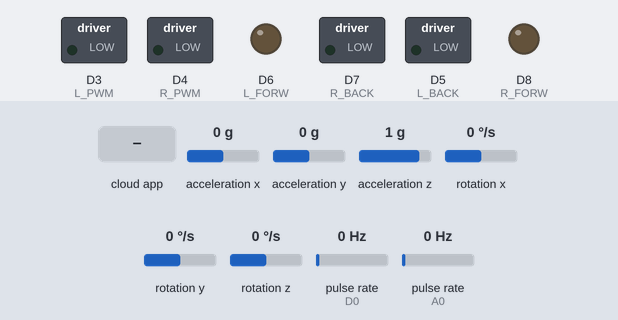
The sketch below on a simulated ESP8266 (NodeMCU). On the bench: switched loads named in the sketch (green lamp = pin HIGH), output pins drawn as LEDs (lit = HIGH). Wiring (inferred from the names in the program): 2 × pulse sensor: data D0 / data A0; MPU-6050 motion sensor at I2C address 0x68. The test bench sets the inputs (shaded band); at power-on: acceleration x 0 g, acceleration y 0 g, acceleration z 1 g, rotation x 0 °/s, rotation y 0 °/s, rotation z 0 °/s, pulse rate (sensors on D0, A0) 0 Hz. WiFi joins after 1.5 s; servers stay silent unless stated; the ROS host is connected and sends only what is stated; what the sketch prints to the serial monitor is not drawn.

Above: at 2.8 s.
2.9 s: the phone or cloud app sets linear.x to -100
At 3.5 s:
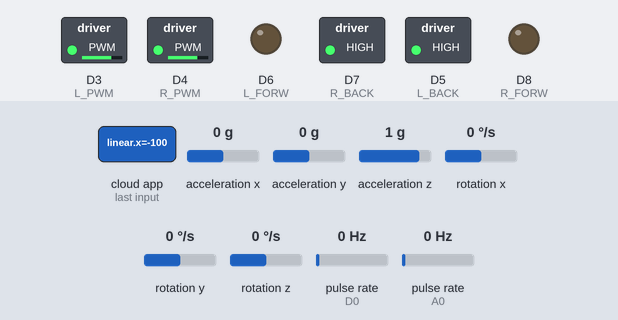
4.4 s: the phone or cloud app sets angular.z to -100
At 5.4 s:
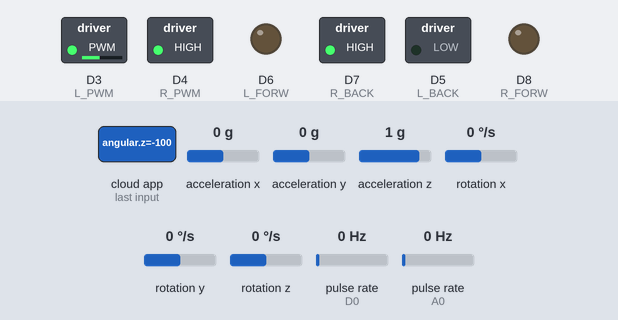
5.9 s: the phone or cloud app sets linear.x to 100
At 6.9 s:
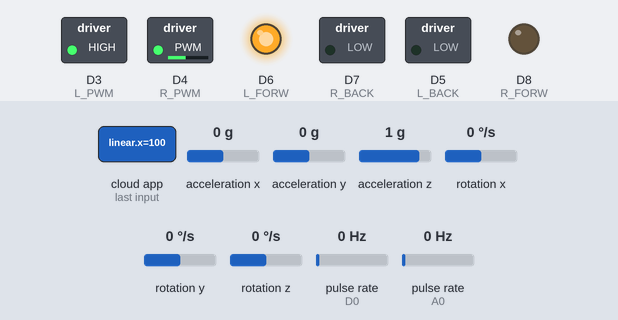
7.4 s: the phone or cloud app sets angular.z to 0
At 8.4 s:
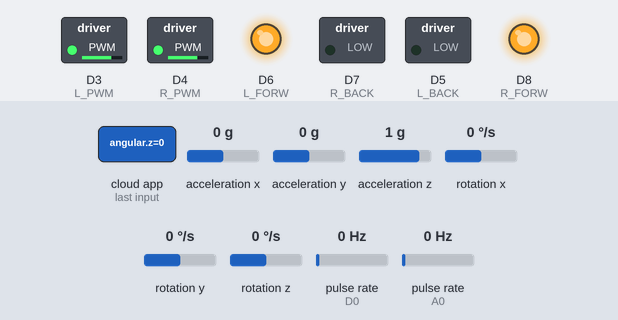
8.9 s: the phone or cloud app sets linear.x to 0
At 10.1 s:
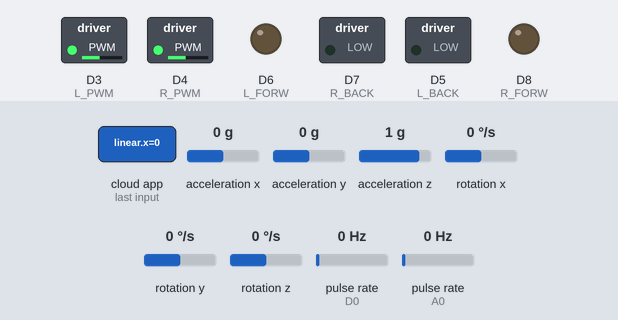
10.4 s: the phone or cloud app sets angular.z to 100
At 11.7 s:
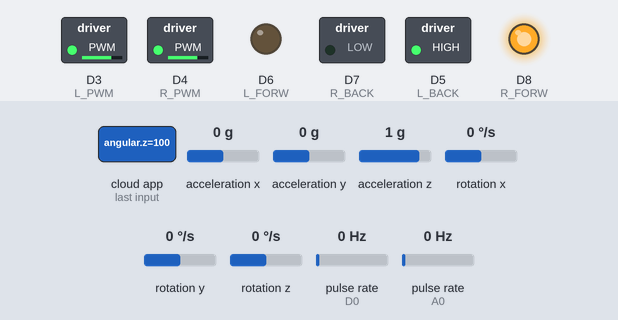
Timing chart, 0 to 12.9 s (numbered marks = the images above; inputs shaded):
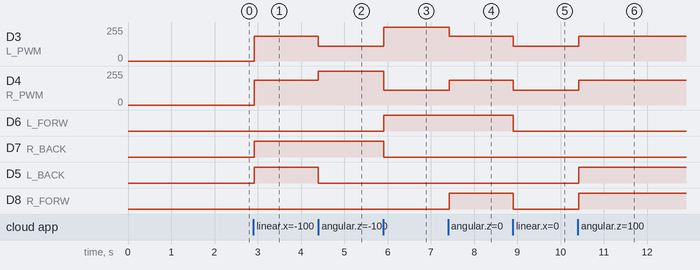

The sketch:

odom_imu_car.ino
```cpp
#include <math.h>
#include <ESP8266WiFi.h>
#include <ESP8266WiFiMulti.h>
#include <ros.h>
#include <Wire.h>
#include <std_msgs/Int16.h>
#include <sensor_msgs/Imu.h>
#include <geometry_msgs/Twist.h>

#define PWMRANGEs 1020
#define PWM_MIN 300

void setupPins();
void setupSerial();
void setupWiFi();
bool rosConnected();
void onTwist(const geometry_msgs::Twist &msg);
float mapPwm(float x, float out_min, float out_max);


const uint8_t R_PWM =  D4;
const uint8_t R_BACK = D7;
const uint8_t R_FORW = D8;
const uint8_t L_BACK = D5;
const uint8_t L_FORW = D6;
const uint8_t L_PWM =  D3;
int r_enc=D0;
int l_enc=A0;
int r_interruptCounter = 0;
int l_interruptCounter = 0;

const uint8_t scl = D1;
const uint8_t sda = D2;
const uint8_t MPU6050SlaveAddress = 0x68;
const uint16_t AccelScaleFactor = 16384;
const uint16_t GyroScaleFactor = 131;
const uint8_t MPU6050_REGISTER_SMPLRT_DIV   =  0x19;
const uint8_t MPU6050_REGISTER_USER_CTRL    =  0x6A;
const uint8_t MPU6050_REGISTER_PWR_MGMT_1   =  0x6B;
const uint8_t MPU6050_REGISTER_PWR_MGMT_2   =  0x6C;
const uint8_t MPU6050_REGISTER_CONFIG       =  0x1A;
const uint8_t MPU6050_REGISTER_GYRO_CONFIG  =  0x1B;
const uint8_t MPU6050_REGISTER_ACCEL_CONFIG =  0x1C;
const uint8_t MPU6050_REGISTER_FIFO_EN      =  0x23;
const uint8_t MPU6050_REGISTER_INT_ENABLE   =  0x38;
const uint8_t MPU6050_REGISTER_ACCEL_XOUT_H =  0x3B;
const uint8_t MPU6050_REGISTER_SIGNAL_PATH_RESET  = 0x68;

int16_t AccelX, AccelY, AccelZ, Temperature, GyroX, GyroY, GyroZ;


const char* ssid     = "LuqmanA_D";
const char* password = "qwertyuiop";

IPAddress server(192,168,43,225);
const uint16_t serverPort = 11411;

ros::NodeHandle node;
ros::Subscriber<geometry_msgs::Twist> sub("/cmd_vel", &onTwist);
std_msgs::Int16 lwheel_msg;
std_msgs::Int16 rwheel_msg;
ros::Publisher lwheel_pub("lwheel", &lwheel_msg);
ros::Publisher rwheel_pub("rwheel", &rwheel_msg);

sensor_msgs::Imu msg;
ros::Publisher IMU("IMU_data", &msg);


bool _connected = false;

void setup()
{

  setupPins();
  Serial.begin(115200);
  setupWiFi();
  Wire.begin(sda, scl);
  node.getHardware()->setConnection(server);
  node.initNode();
  node.subscribe(sub);
  node.advertise(IMU);
  node.advertise(lwheel_pub);
  node.advertise(rwheel_pub);
  MPU6050_Init();
}

void setupPins()
{
  pinMode(l_enc, INPUT_PULLUP);
  attachInterrupt(digitalPinToInterrupt(r_enc), r_handleInterrupt, RISING);
  pinMode(l_enc, INPUT_PULLUP);
  attachInterrupt(digitalPinToInterrupt(l_enc), l_handleInterrupt, RISING);
  pinMode(L_PWM,  OUTPUT);
  pinMode(L_FORW, OUTPUT);
  pinMode(L_BACK, OUTPUT);
  pinMode(R_PWM,  OUTPUT);
  pinMode(R_FORW, OUTPUT);
  pinMode(R_BACK, OUTPUT);
  stop();
}

void setupWiFi()
{
   WiFi.begin(ssid, password);
   Serial.println("Connecting to Wifi");
   while (WiFi.status() != WL_CONNECTED) {
     Serial.print('.');
     delay(500);
   }

   Serial.println("\nWiFi connected");
   Serial.print("SSID: ");
   Serial.println(WiFi.SSID());
   Serial.print("IP:   ");
   Serial.println(WiFi.localIP());

}

void stop()
{
  digitalWrite(L_FORW, 0);
  digitalWrite(L_BACK, 0);
  digitalWrite(R_FORW, 0);
  digitalWrite(R_BACK, 0);
  analogWrite(L_PWM,   0);
  analogWrite(R_PWM,   0);
}

void onTwist(const geometry_msgs::Twist &msg)
{

  float x = max(min(msg.linear.x, 1.0f), -1.0f);
  float z = max(min(msg.angular.z, 1.0f), -1.0f);

  float l = (msg.linear.x - msg.angular.z) / 2;
  float r = (msg.linear.x + msg.angular.z) / 2;

  uint16_t lPwm = mapPwm(fabs(l), 450, 1050);
  uint16_t rPwm = mapPwm(fabs(r), 450, 1050);
  Serial.print("Pwms : ");
  Serial.print(lPwm);
  Serial.println(rPwm);
  digitalWrite(L_FORW, l > 0);
  digitalWrite(L_BACK, l < 0);
  digitalWrite(R_FORW, r > 0);
  digitalWrite(R_BACK, r < 0);
  analogWrite(L_PWM, lPwm);
  analogWrite(R_PWM, rPwm);
}

void loop()
{ double Ax, Ay, Az, T, Gx, Gy, Gz;

  Read_RawValue(MPU6050SlaveAddress, MPU6050_REGISTER_ACCEL_XOUT_H);

  //divide each with their sensitivity scale factor
  Ax = (double)AccelX/AccelScaleFactor;
  Ay = (double)AccelY/AccelScaleFactor;
  Az = (double)AccelZ/AccelScaleFactor;
  T = (double)Temperature/340+36.53; //temperature formula
  Gx = (double)GyroX/GyroScaleFactor;
  Gy = (double)GyroY/GyroScaleFactor;
  Gz = (double)GyroZ/GyroScaleFactor;

  lwheel_msg.data = l_interruptCounter;
  rwheel_msg.data = r_interruptCounter;

  lwheel_pub.publish(&lwheel_msg);
  rwheel_pub.publish(&rwheel_msg);
  msg.angular_velocity.x=Gx;
  msg.angular_velocity.y=Gy;
  msg.angular_velocity.z=Gz;

  msg.linear_acceleration.x=Ax;
  msg.linear_acceleration.y=Ay;
  msg.linear_acceleration.z=Az;
  msg.header.frame_id="IMU_l";
  IMU.publish(&msg);
  node.spinOnce();
  delay(20);
}


float mapPwm(float x, float out_min, float out_max)
{
  return x * (out_max - out_min) + out_min;
}

void r_handleInterrupt() {
  r_interruptCounter++;
}

void l_handleInterrupt() {
  l_interruptCounter++;
}


void I2C_Write(uint8_t deviceAddress, uint8_t regAddress, uint8_t data){
  Wire.beginTransmission(deviceAddress);
  Wire.write(regAddress);
  Wire.write(data);
  Wire.endTransmission();
}

// read all 14 register
void Read_RawValue(uint8_t deviceAddress, uint8_t regAddress){
  Wire.beginTransmission(deviceAddress);
  Wire.write(regAddress);
  Wire.endTransmission();
  Wire.requestFrom(deviceAddress, (uint8_t)14);
  AccelX = (((int16_t)Wire.read()<<8) | Wire.read());
  AccelY = (((int16_t)Wire.read()<<8) | Wire.read());
  AccelZ = (((int16_t)Wire.read()<<8) | Wire.read());
  Temperature = (((int16_t)Wire.read()<<8) | Wire.read());
  GyroX = (((int16_t)Wire.read()<<8) | Wire.read());
  GyroY = (((int16_t)Wire.read()<<8) | Wire.read());
  GyroZ = (((int16_t)Wire.read()<<8) | Wire.read());
}

//configure MPU6050
void MPU6050_Init(){
  delay(150);
  I2C_Write(MPU6050SlaveAddress, MPU6050_REGISTER_SMPLRT_DIV, 0x07);
  I2C_Write(MPU6050SlaveAddress, MPU6050_REGISTER_PWR_MGMT_1, 0x01);
  I2C_Write(MPU6050SlaveAddress, MPU6050_REGISTER_PWR_MGMT_2, 0x00);
  I2C_Write(MPU6050SlaveAddress, MPU6050_REGISTER_CONFIG, 0x00);
  I2C_Write(MPU6050SlaveAddress, MPU6050_REGISTER_GYRO_CONFIG, 0x00);//set +/-250 degree/second full scale
  I2C_Write(MPU6050SlaveAddress, MPU6050_REGISTER_ACCEL_CONFIG, 0x00);// set +/- 2g full scale
  I2C_Write(MPU6050SlaveAddress, MPU6050_REGISTER_FIFO_EN, 0x00);
  I2C_Write(MPU6050SlaveAddress, MPU6050_REGISTER_INT_ENABLE, 0x01);
  I2C_Write(MPU6050SlaveAddress, MPU6050_REGISTER_SIGNAL_PATH_RESET, 0x00);
  I2C_Write(MPU6050SlaveAddress, MPU6050_REGISTER_USER_CTRL, 0x00);
}
```

Measured:
- after the input at 2.9 s, D3 (L_PWM), D4 (R_PWM): 0/255 → 186/255 at once; D7 (R_BACK), D5 (L_BACK): LOW → HIGH at once
- after the input at 4.4 s, D3 (L_PWM): 186/255 → 112/255 at once; D4 (R_PWM): 186/255 → 255/255 at once; D5 (L_BACK): HIGH → LOW at once
- after the input at 5.9 s, D3 (L_PWM): 112/255 → 255/255 at once; D4 (R_PWM): 255/255 → 112/255 at once; D6 (L_FORW): LOW → HIGH at once; D7 (R_BACK): HIGH → LOW at once
- after the input at 7.4 s, D3 (L_PWM): 255/255 → 186/255 at once; D4 (R_PWM): 112/255 → 186/255 at once; D8 (R_FORW): LOW → HIGH at once
- after the input at 8.9 s, D3 (L_PWM), D4 (R_PWM): 186/255 → 112/255 at once; D6 (L_FORW), D8 (R_FORW): HIGH → LOW at once
- after the input at 10.4 s, D3 (L_PWM), D4 (R_PWM): 112/255 → 186/255 at once; D5 (L_BACK), D8 (R_FORW): LOW → HIGH at once
